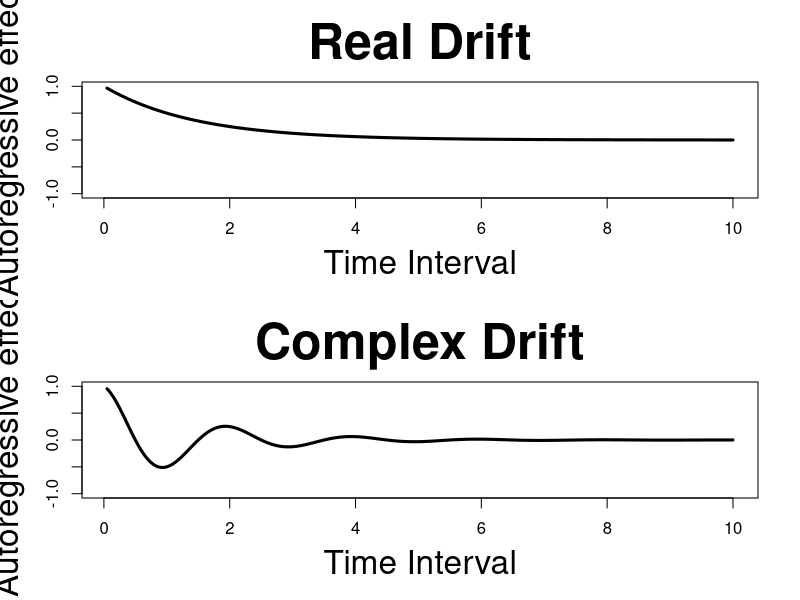
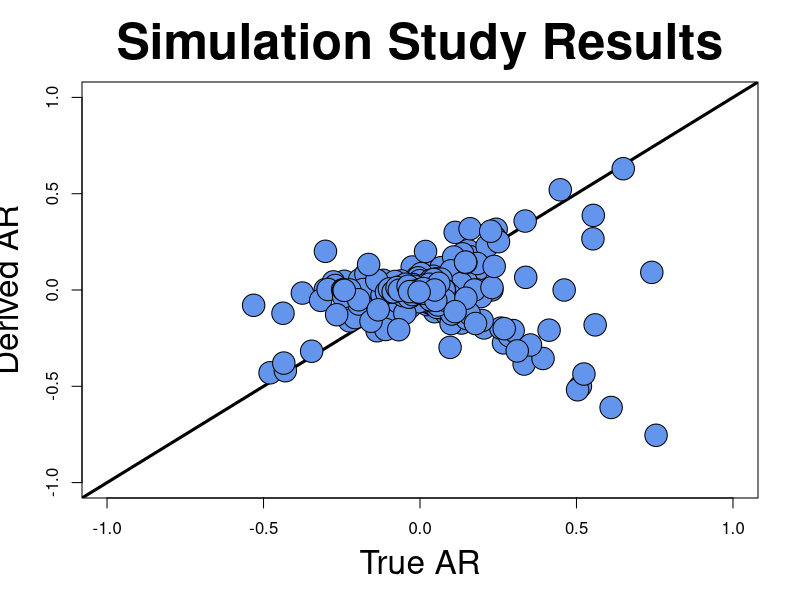
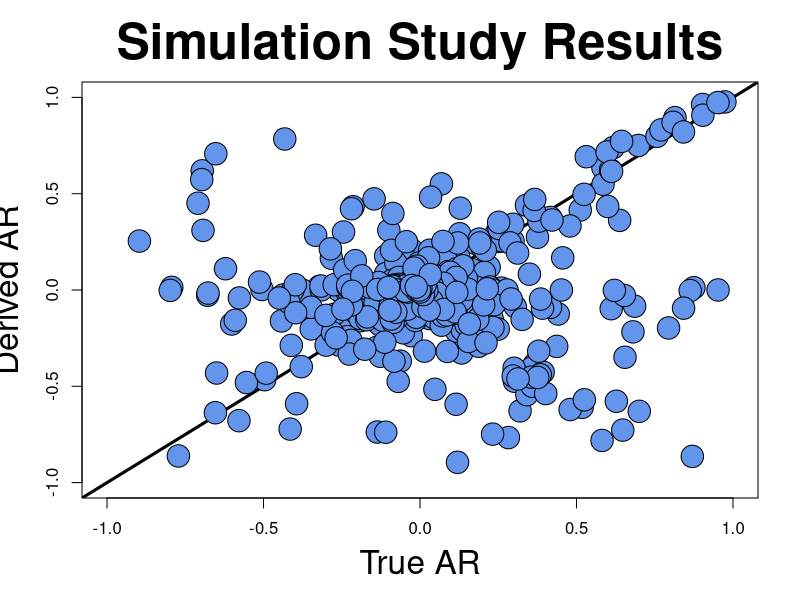

The R source for these figures, in order:
################################################################################
# VISUALIZATION
# 
# Visualize the two types of drift. Either:
#   - Real values for the drift parameter \theta of the Ornstein-Uhlenbeck model,
#     leads to strictly positive values of the autoregressive effect
#   - Imaginary parts for the drift parameter \theta of the Ornstein-Uhlenbeck 
#     model, leads to negative and/or positive values of the autoregressive 
#     effect, depending on the measured time interval

by <- 0.05

par(mfrow = c(2, 1))
plot(
    seq(by, 10, by = by), 
    exp(complex(real = log(0.5), imaginary = 0) * seq(by, 10, by = by)),
    type = "l",
    main = "Real Drift",
    xlab = "Time Interval",
    ylab = "Autoregressive effect",
    ylim = c(-1, 1),
    lwd = 3,
    cex.main = 3,
    cex.lab = 2
) |>
    suppressWarnings()

plot(
    seq(by, 10, by = by), 
    exp(complex(real = log(0.5), imaginary = pi) * seq(by, 10, by = by)),
    type = "l",
    main = "Complex Drift",
    xlab = "Time Interval",
    ylab = "Autoregressive effect",
    ylim = c(-1, 1),
    lwd = 3,
    cex.main = 3,
    cex.lab = 2
) |>
    suppressWarnings()



################################################################################
# TRANSFORMATION
# 
# Check whether we can compute the expected value of the autoregressive effect
# after a time interval \Delta t_1 when we already computed the autoregressive 
# effect after a time interval \Delta t_0. 
#
# This simulation study goes as follows:
#   - Create the expected trajectories of the autoregressive effect based on 
#     the OU (as visualized above)
#   - Draw a random value for the autoregressive effects after a time interval 
#     \Delta t_0 and \Delta t_1
#   - Compute the value of the autoregressive effect \phi_1 after a time interval
#     \Delta t_1 based on this time interval, \Delta t_0, and \phi_0
#
# ASSUMPTION: In the transformation, we will always assume that the imaginary
# part of the drift parameters under a negative autoregressive effect is equal 
# to pi, effectively communicating that this value is at a turning point in the 
# cycle and won't become more negative when changing the time interval slightly. 
# This is a necessary assumption to take for identifiability purposes and can be
# defended based on the autoregressive framework, where a negative autoregressive
# effect creates sawtooth-like dynamics that can only be displayed in the 
# assumed case (note that this, of course, assumes equal time intervals).
#
# This assumption becomes problematic in the following cases (as seen in the 
# simulation study):
#   - When the first autoregressive effect ar_0 comes from an oscillating 
#     dynamical system (imaginary part of theta is not 0) but is positive. In 
#     this case, we transform the positive value of the autoregressive effect 
#     according to a real exponential rather than the complex one that would be
#     required for correct derivations.
#   - When the two time intervals are not integer multiples of each other such
#     that a rotation has happened. While not impossible and accounted for 
#     somewhat through the ratio of time intervals, it does make it difficult
#     to map the derived values of the autoregressive effect to the actual 
#     correct ones when time intervals fall between the discrete-time gaps.

# Create a transformer function, transforming the autoregressive effect to a new 
# time interval
#
# @param ar_0 Numeric denoting the autoregressive effect based on a time 
# interval dt_0
# @param dt_0 Numeric denoting the time interval at which the autoregressive 
# effect ar_0 has been measured
# @param dt_1 Numeric denoting the time interval for which you would like to 
# compute the expected autoregressive effect
#
# @return The expected value for the autoregressive effect as measured at a 
# time interval dt_1 (i.e., ar_1)
transformer <- function(ar_0,
                        dt_0, 
                        dt_1) {

    # Based on the value of the autoregressive effect, we create a complex 
    # number with either no imaginary parts (ar > 0) or with an imaginary part
    # at an angle pi (ar < 0).
    if(ar_0 >= 0) {
        theta <- complex(
            real = log(ar_0),
            imaginary = 0
        )
    } else {
        theta <- complex(
            real = log(abs(ar_0)),
            imaginary = pi
        )
    }

    theta <- complex(
        real = log(abs(ar_0)),
        imaginary = pi
    )

    # Transform to the expected value at a time interval dt_1. Only use the 
    # real parts of this number
    return(Re(exp(theta * dt_1 / dt_0)))
}

# Create a true drift function, describing what the autoregressive effect would 
# be like at particular time intervals when using the drift parameter of the OU
#
# @param theta Complex number denoting the drift parameter theta
# @param dt Discretized time step by which the time interval increases over time.
# Defaults to 1e-2.
# @param max_time Numeric denoting the maximal value for the time interval. 
# Defaults to 5.
#
# @return Dataframe containing the time interval ("interval") and the 
# corresponding autoregressive effect ("ar") under the specification of the OU
drift <- function(theta,
                  dt = 1e-2,
                  max_time = 5) {
    
    # Create the time intervals 
    interval <- seq(dt, max_time, by = dt)

    # Create and return the requested data.frame
    return(
        data.frame(
            time_interval = interval, 
            ar = Re(exp(-theta * interval))
        )
    )
}

# Run the simulation study itself
set.seed(6622537) # Sesame Street is No Place for Romance - A Lot Like Birds
result <- lapply(
    1:1000, 
    function(i) {
        # Generate random values for the drift parameter within particular bounds
        theta <- complex(
            real = runif(1, 0.5, 2),
            imaginary = runif(1, -pi + 1e-2, pi - 1e-2)
        )

        # Generate the expected autoregressive effects at particular time 
        # intervals for this drift parameter
        autoregressive <- drift(theta)

        # Select two random rows within this data.frame. The first occurring 
        # value will be treated as the given autoregressive effect ar_0 at a 
        # particular time interval dt_0, while the second value will be taken 
        # as the time interval dt_1 that we want to transform to
        idx <- sample(1:nrow(autoregressive), 2) |>
            sort()

        # Transform the ar_0 to ar_1
        transformed <- transformer(
            ar_0 = autoregressive$ar[idx[1]],
            dt_0 = autoregressive$time_interval[idx[1]],
            dt_1 = autoregressive$time_interval[idx[2]]
        )

        # Return a single rowed data.frame containing all useful information
        return(
            data.frame(
                ar_0 = autoregressive$ar[idx[1]],
                dt_0 = autoregressive$time_interval[idx[1]],
                dt_1 = autoregressive$time_interval[idx[2]],
                ar_1_true = autoregressive$ar[idx[2]],
                ar_1_transformed = transformed,
                ar_1_difference = abs(transformed - autoregressive$ar[idx[2]]),
                theta_real = Re(theta),
                theta_imaginary = Im(theta),
                oscillating = abs(Im(theta)) > 5e-1
            )
        )
    }
)
result <- do.call("rbind", result)

# Plot the result
par(mfrow = c(1, 1))
plot(
    result$ar_1_true, 
    result$ar_1_transformed, 
    type = "n",
    main = "Simulation Study Results",
    xlab = "True AR",
    ylab = "Derived AR",
    xlim = c(-1, 1),
    ylim = c(-1, 1),
    cex.main = 3,
    cex.lab = 2
)
abline(
    a = 0, 
    b = 1, 
    col = "black",
    lwd = 3
)
points(
    result$ar_1_true,
    result$ar_1_transformed, 
    col = "black",
    bg = "cornflowerblue",
    cex = 3,
    pch = 21
)

# Doing the same simulation, but rounding the difference in time intervals to 
# the nearest integer instead, what happens then?
set.seed(6622539) # Sesame Street is No Place for Vengeance - A Lot Like Birds
result <- lapply(
    1:1000, 
    function(i) {
        # Generate random values for the drift parameter within particular bounds
        theta <- complex(
            real = runif(1, 1e-2, 2),
            imaginary = runif(1, -pi + 1e-2, pi - 1e-2)
        )

        # Generate the expected autoregressive effects at particular time 
        # intervals for this drift parameter
        autoregressive <- drift(theta)

        # Select two random rows within this data.frame. The first occurring 
        # value will be treated as the given autoregressive effect ar_0 at a 
        # particular time interval dt_0, while the second value will be taken 
        # as the time interval dt_1 that we want to transform to
        idx <- sample(1:nrow(autoregressive), 2) |>
            sort()

        # Transform the ar_0 to ar_1
        times <- autoregressive$time_interval[idx]
        transformed <- transformer(
            ar_0 = autoregressive$ar[idx[1]],
            dt_0 = 1,
            dt_1 = round(times[2] / times[1])
        )

        # Return a single rowed data.frame containing all useful information
        return(
            data.frame(
                ar_0 = autoregressive$ar[idx[1]],
                dt_0 = autoregressive$time_interval[idx[1]],
                dt_1 = autoregressive$time_interval[idx[2]],
                ar_1_true = autoregressive$ar[idx[2]],
                ar_1_transformed = transformed,
                ar_1_difference = abs(transformed - autoregressive$ar[idx[2]]),
                theta_real = Re(theta),
                theta_imaginary = Im(theta),
                oscillating = abs(Im(theta)) > 5e-1
            )
        )
    }
)
result <- do.call("rbind", result)

# Plot the result
par(mfrow = c(1, 1))
plot(
    result$ar_1_true, 
    result$ar_1_transformed, 
    type = "n",
    main = "Simulation Study Results",
    xlab = "True AR",
    ylab = "Derived AR",
    xlim = c(-1, 1),
    ylim = c(-1, 1),
    cex.main = 3,
    cex.lab = 2
)
abline(
    a = 0, 
    b = 1, 
    col = "black",
    lwd = 3
)
points(
    result$ar_1_true,
    result$ar_1_transformed, 
    col = "black",
    bg = "cornflowerblue",
    cex = 3,
    pch = 21
)
